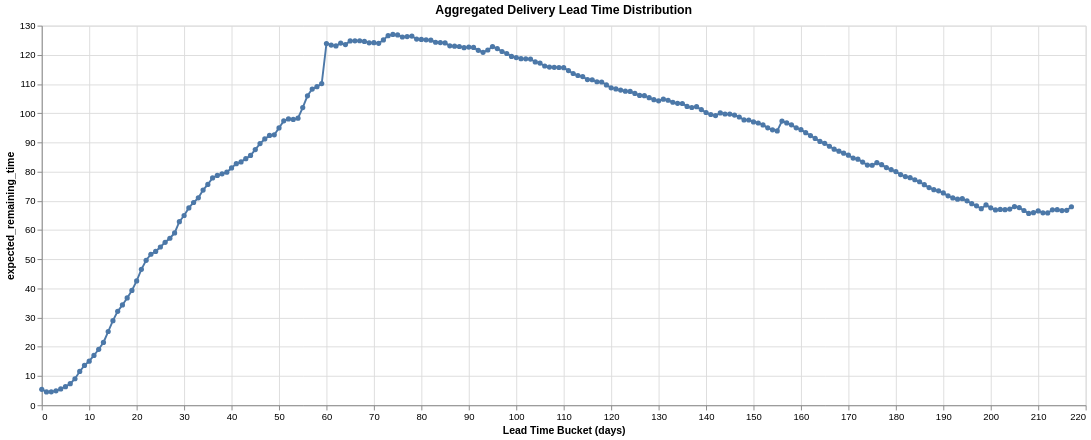

Write notebook code for a chart like this one.
### Code cell
importlib.reload(lib)
df = (
    operations.sort(
        pl.col("Heure_Syst_Oper").first().over("id"), pl.col("Heure_Syst_Oper")
    )
    .pipe(
        complete_operations,
        # end_states=[
        #     # "liv",
        #     "aexp",
        # ],
    )
    # .join(fields["Id", "Destination"], left_on="id", right_on="Id", how="left")
    # .filter(pl.col("id").n_unique().over("Destination") >= 10000)
    .pipe(lib.span_by_id, key="id", date_col="Heure_Syst_Oper")
    .pipe(lib.survival_table, value_col="lead_days", bucket_size=1)
    # .sort(pl.col("cab").n_unique().over("Destination"))
    # .group_by("Destination", maintain_order=True)
    # .map_groups(
    #     lambda g: g.pipe(lib.span_by_id, key="id", date_col="Heure_Syst_Oper")
    #     .pipe(lib.survival_table, value_col="lead_days", bucket_size=10)
    #     .with_columns(Destination=pl.lit(g["Destination"][0]))
    # )
    # .filter(pl.col("bucket") > 0)
)

base = (
    alt.Chart(df)
    .mark_line(point=True)
    .encode(
        x=alt.X("bucket:Q", title="Lead Time Bucket (days)").scale(
            # domainMin=1,
            # type="log",
        ),
        tooltip=[
            alt.Tooltip("bucket:Q", title="days"),
            alt.Tooltip("cum_hazard:Q", title="cum_hazard"),
            alt.Tooltip("events:Q", title="events"),
            alt.Tooltip("survival:Q", title="survival"),
        ],
    )
    .properties(
        width=1100, height=400, title="Aggregated Delivery Lead Time Distribution"
    )
)

chart = (
    base.encode(
        y=alt.Y(
            # "pdf:Q",
            # "hazard:Q",
            # "survival:Q",
            "expected_remaining_time:Q",
            # "expected_total_time:Q",
        ).scale(
            # type="log",
        ),
    )
    # .facet(
    #     row=alt.Row("Destination:N", title="Destination"),
    # )
)

chart

### Figure 1 — Vega-Lite specification as saved in the notebook (floating-point values rounded to 4 significant figures; data arrays with more than 128 entries replaced by an {"elided": "..."} marker saying what was removed)
{"config": {"view": {"continuousWidth": 300, "continuousHeight": 300}}, "data": {"name": "data-17d19e86d6c0ee0014d40908847f426f"}, "mark": {"type": "line", "point": true}, "encoding": {"tooltip": [{"field": "bucket", "title": "days", "type": "quantitative"}, {"field": "cum_hazard", "title": "cum_hazard", "type": "quantitative"}, {"field": "events", "title": "events", "type": "quantitative"}, {"field": "survival", "title": "survival", "type": "quantitative"}], "x": {"field": "bucket", "scale": {}, "title": "Lead Time Bucket (days)", "type": "quantitative"}, "y": {"field": "expected_remaining_time", "scale": {}, "type": "quantitative"}}, "height": 400, "title": "Aggregated Delivery Lead Time Distribution", "width": 1100, "$schema": "https://vega.github.io/schema/vega-lite/v6.4.1.json", "datasets": {"data-17d19e86d6c0ee0014d40908847f426f": {"elided": "218 records"}}}
